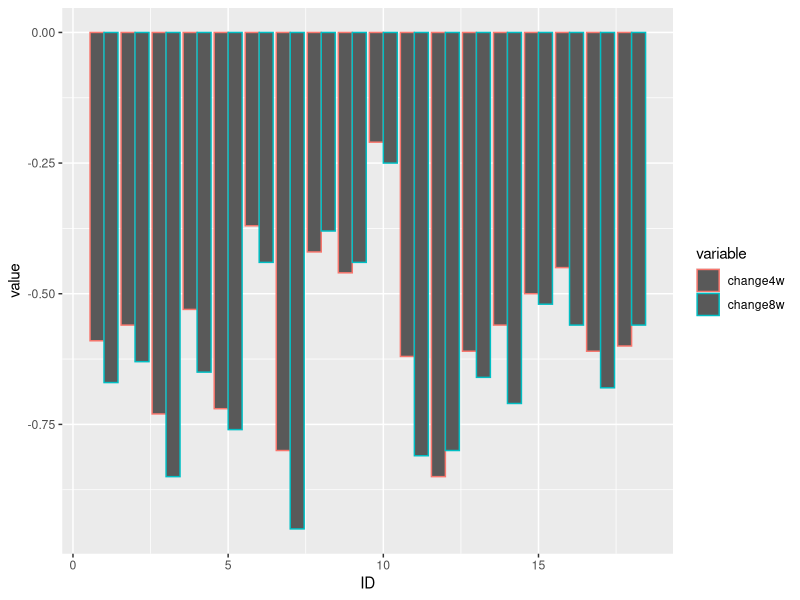
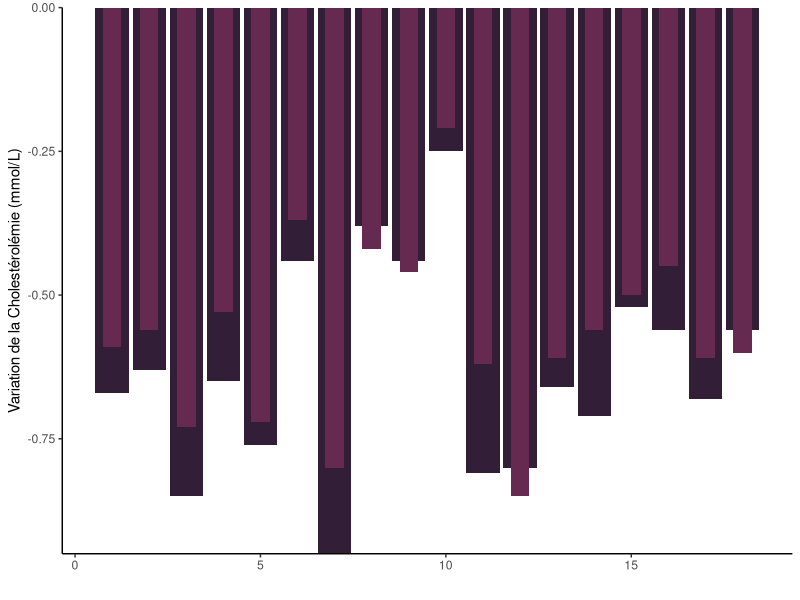
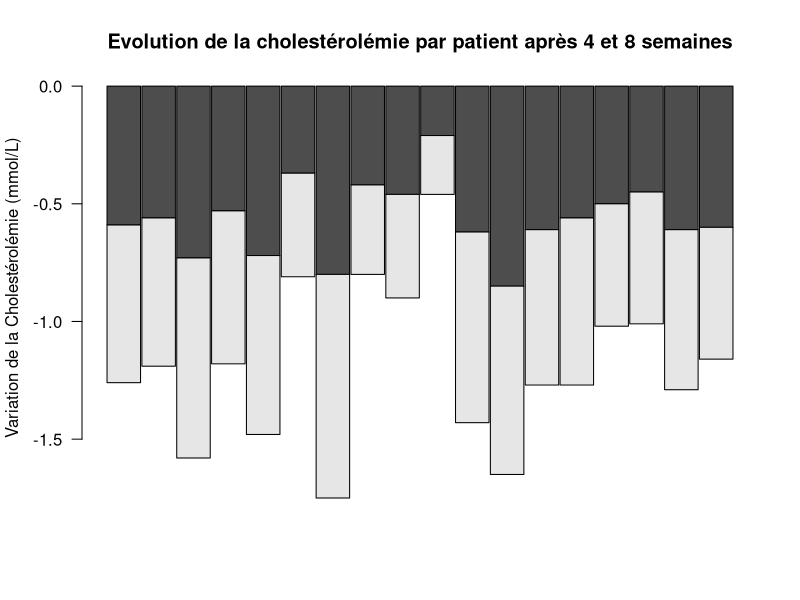
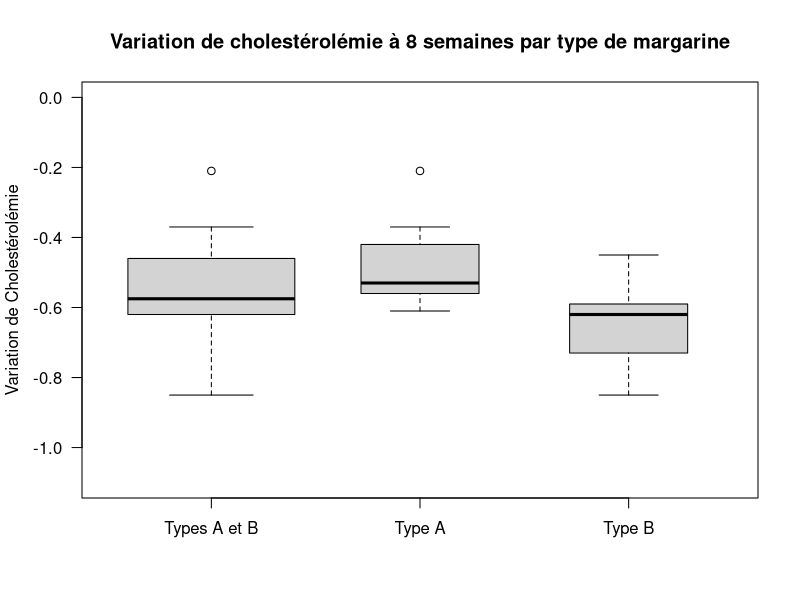
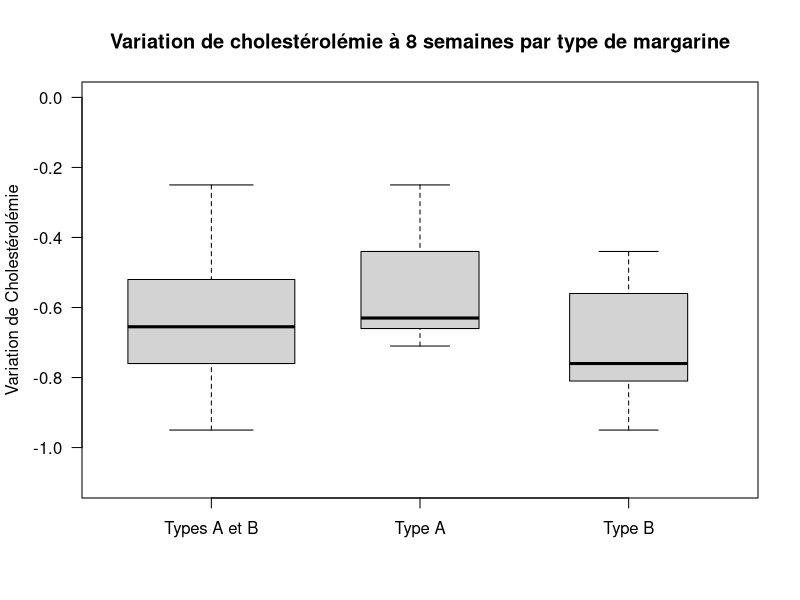

Here is the R script that generated these plots, in order:
"Le premier [exercice] a pour but de faire une analyse de
visualisation avec R pour présenter la problématique générale"

"
Readme sur le dataset :

A study tested whether cholesterol was reduced after using a certain brand of margarine as part of a low fat, low cholesterol diet.
The subjects consumed on average 2.31g of the active ingredient, stanol easter, a day. This data set contains information on 18 people
using margarine to reduce cholesterol over three time points.
"
# installation des packages si besoin:
# install.packages("readr")
# install.packages("reshape2")
# install.packages("ggplot2")

#import des packages 
library(readr)      #lecteur de csv
library(reshape2)   #fonction melt 
library(ggplot2)    #plotting


#charger les données du csv dans une variable 'cholcsv'
cholcsv = read.csv("./data/Cholesterol_R.csv", header=TRUE, fileEncoding = 'UTF-8-BOM')
#si le path du csv n'est pas valide, utiliser file.choose()
# cholcsvfile = read.csv(file.choose(), header=TRUE, fileEncoding = 'UTF-8-BOM')


#avant de passer à la suite, il est important d'explorer un peu le CSV
#l'explorateur de variable de rstudio est bien pour cela.

#summary donne des stats rapides sur les colonnes
#la première colonne 'id' est exclue des stats (pas de sens de faire des stats sur un id autoincrémenté)
summary(cholcsv[-1])

#utilisation de la fonction table pour voir les catégories de la colonne 'Margarine'
table(cholcsv$Margarine)

# Feature engineering :
#ajout de deux colonnes pour voir le changement de cholestérolémie:
# change4w : After4weeks - Before
# change8w : After8weeks - Before

cholcsv$change4w = with(cholcsv, After4weeks - Before)
cholcsv$change8w = with(cholcsv, After8weeks - Before)


"
Il y a deux types de margarine dans le dataset : A et B
il faut faire 3 jeux de data :
  - Un pour le type A
  - Un pour le type B
  - Un avec les deux types mélangés

Pour voir si on peut observer des différences
"

typeA = cholcsv[cholcsv$Margarine=="A",]
typeB = cholcsv[cholcsv$Margarine=="B",]

mypalette <- c("#331E38", "#662A51", "#FF65C8")

# Première visualisation : diagramme en barres du changement de cholestérolémie pour chaque patient

# Passage des données en format "tall":
myvars = c("ID", "change4w", "change8w")
melted.all = melt(cholcsv[myvars], id.vars="ID")

ggplot(melted.all, aes(ID,value, col=variable)) + 
  geom_bar(position="dodge", stat="identity")


ggplot(mapping = aes(x, y)) +
  geom_bar(data = data.frame(x = cholcsv$ID, y = cholcsv$change8w),
           width = 0.9,
           stat = 'identity',
           fill = mypalette[1])+
  
  geom_bar(data = data.frame(x = cholcsv$ID, y = cholcsv$change4w),
           width = 0.5, 
           stat = 'identity',
           fill = mypalette[2]) +
  
  theme_classic()+
  scale_y_continuous(expand = c(0, 0))+
  xlab("")+
  ylab("Variation de la Cholestérolémie (mmol/L)")


bp = barplot(t(cholcsv[c("change4w", "change8w")]),
        main="Evolution de la cholestérolémie par patient après 4 et 8 semaines",
        ylab=" Variation de la Cholestérolémie (mmol/L)",
        # border = "white",
        # beside = TRUE,
        las=1,
        legend=rownames(data),
        space=0.04)




boxplot(cholcsv$change4w, typeA$change4w, typeB$change4w,
        las=1,
        main="Variation de cholestérolémie à 8 semaines par type de margarine",
        varwidth = TRUE,
        ylab= "Variation de Cholestérolémie",
        names = c("Types A et B", "Type A", "Type B"),
        boxwex = 0.8,
        ylim=c(-1.1,0)
)


boxplot(cholcsv$change8w, typeA$change8w, typeB$change8w,
        las = 1,
        main ="Variation de cholestérolémie à 8 semaines par type de margarine",
        varwidth = TRUE,
        ylab = "Variation de Cholestérolémie",
        names = c("Types A et B", "Type A", "Type B"),
        boxwex = 0.8,
        ylim = c(-1.1,0)
        )



one.way = aov(change8w ~Margarine, data = cholcsv)
summary(one.way)

one.way = aov(change4w ~Margarine, data = cholcsv)
summary(one.way)

# Faire une ANOVA pour chercher différence type A et type B ?
# Faire une petite comparaison aux amélioration moyennes attendues avec statines ?


